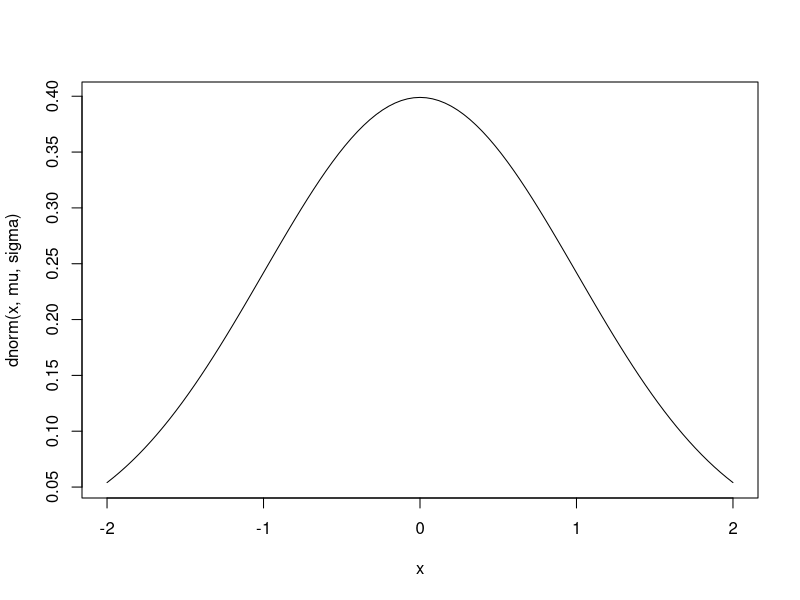
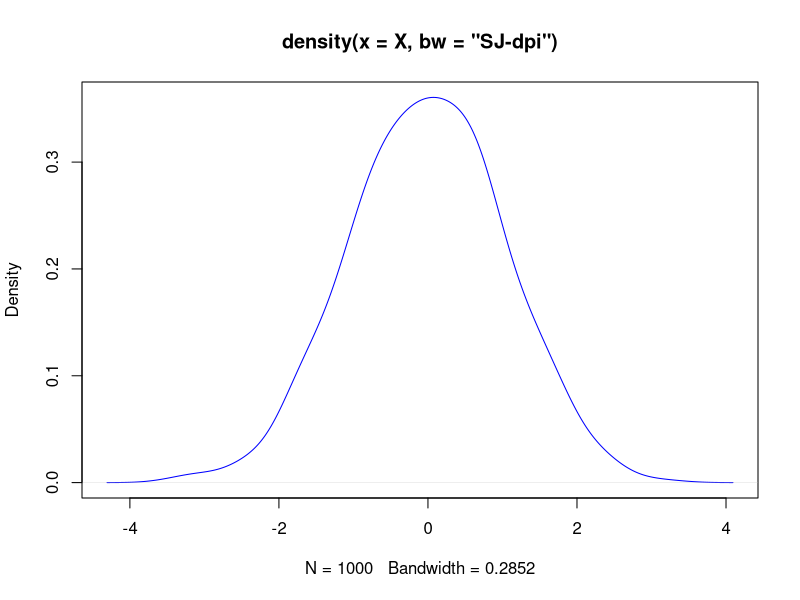

Reproduce these figures in R, in order.
n.s=c(1000,5000,10000)
B.s=c(10,50,100,250,500)

n=n.s[1]
B=B.s[1]


##Observation

mu=0
sigma=1
X=rnorm(n,mu,sigma)

curve(dnorm(x,mu,sigma),from=mu-2*sigma^2,to=mu+2*sigma^2)

##Noyau
K=function(x,h){
  return(dnorm((x-X)/h))}


##AMISE et Sheather Jones

## Theorical

##with normal mu and sigma and gaussian kernel

R_K=1
pi=3.14
R_f_2_prime=3/(8*sqrt(pi)*sigma^5)
sigma_K=1
n

h_star.s = (R_K/(n.s*R_f_2_prime*sigma_K^4))^1/5

#With bootstrap
bootstrap=function(B,x){
  ans=c()
  n=length(x)
  for (i in 1:B){
    
    ans=cbind(ans,sample(x,n,replace=T))
    
  }
  
  return(ans)
}
X_10=bootstrap(B,X)
X_50=sample(X,B.s[2])
X_100=sample(X,B.s[3])
X_250=sample(X,B.s[4])
X_500=sample(X,B.s[5])


## Sheather and Jones
L_4=function(x){
  
  value_1=exp(-x*x/2)/sqrt(2*pi)
  value_2=x^4-6*x*x+3
  value=value_1*value_2
  return(value)
  
}


L_6=function(x){
  
  value_1=exp(-x*x/2)/sqrt(2*pi)
  value_2=x^6-11*x^4-4*x^3+25*x*x+20*x-15
  value=value_1*value_2
  return(value)
  
}

find_h=function(matrice_B){
  h.s=rep(0,B)
  for(i in 1:B){
  X_val=matrice_B[,i]
  n=length(X_val)
  
  lambda.hat=IQR(X_val)
  a=0.920*lambda.hat*n^(-1/7)
  b=0.912*lambda.hat*n^(-1/9)


  diff_table=t(outer(X_val,X_val, `-`)) 
  
  T_b=-sum(L_6(diff_table/a))/(n*(n-1)*b^7)
  
  S=function(a){return(sum(L_4(diff_table/a))/(n*(n-1)*a^5))}
  
  S_a=S(a)
  
  alpha_func=function(h){return(1.357*(S_a/T_b)^(1/7)*h^(5/7))}

  equation=function(h){
  
    value=1/(2*n*sqrt(pi)*S(alpha_func(h)))
    
    return((value)^(1/5)-h)
  }
  
  h.s[i]=uniroot(equation,c(0.00001,1))$root

  }

  return(h.s)

}
h.s=find_h(X_10)
h.s
h_star.s

h=mean(h.s)
h=h_star.s[1]

### boot strap avec les vraies fonctions


plot(density(X,bw="SJ-dpi"),col="blue")

matrice_B=bootstrap(B,X)
  
res=rep(0,B)
for(i in 1:B){
  X_val=matrice_B[,i]
  h_b=density(X,bw="SJ-dpi")$bw
  res[i]=h_b
}
mean(res)
density
